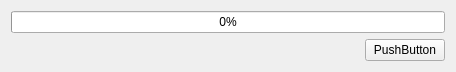
<?xml version="1.0" encoding="UTF-8"?>
<ui version="4.0">
 <class>BarraProgresoMosaicoForm</class>
 <widget class="QWidget" name="BarraProgresoMosaicoForm">
  <property name="geometry">
   <rect>
    <x>0</x>
    <y>0</y>
    <width>456</width>
    <height>70</height>
   </rect>
  </property>
  <property name="windowTitle">
   <string>Form</string>
  </property>
  <layout class="QVBoxLayout" name="verticalLayout">
   <item>
    <widget class="QProgressBar" name="progressBar">
     <property name="value">
      <number>0</number>
     </property>
    </widget>
   </item>
   <item>
    <layout class="QHBoxLayout" name="horizontalLayout">
     <item>
      <spacer name="horizontalSpacer">
       <property name="orientation">
        <enum>Qt::Horizontal</enum>
       </property>
       <property name="sizeHint" stdset="0">
        <size>
         <width>40</width>
         <height>20</height>
        </size>
       </property>
      </spacer>
     </item>
     <item>
      <widget class="QPushButton" name="cancelarBoton">
       <property name="text">
        <string>PushButton</string>
       </property>
      </widget>
     </item>
    </layout>
   </item>
  </layout>
 </widget>
 <resources/>
 <connections/>
</ui>
